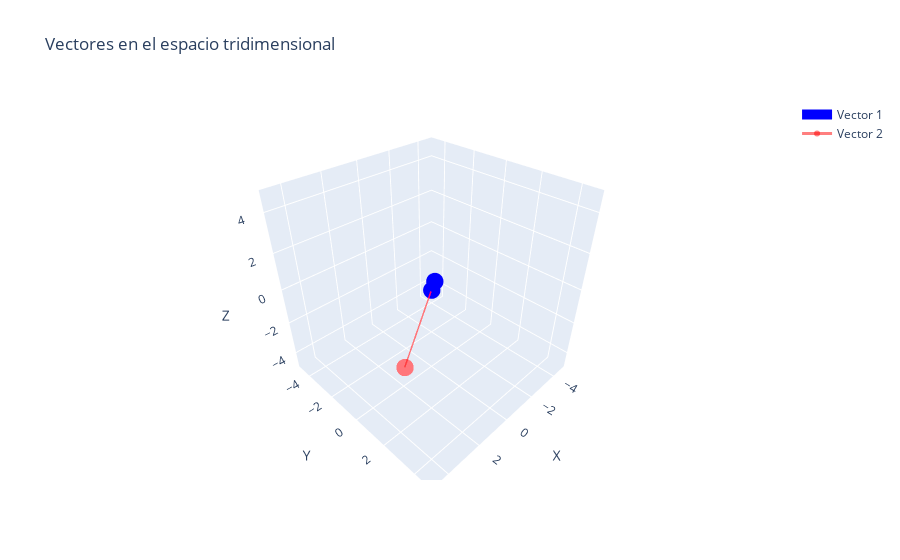

The cell this chart's notebook holds for it:
### Code cell
X = np.array([
  [-5, -4, 2],
  [-2, -2, 2],
  [4, 2, 2]
])

autovalores, autovectores = encontrar_autovalores_autovectores(X)
k=0
print('autovalor', np.round(autovalores[k]))
v_np = autovectores.T[k]
print('autovector unitario', v_np)
print('--------------')
v = -0.5*autovectores.T[k]
print('autovector', v)

Xv = X.dot(v)
print('vector transformado', Xv)

plot_3d_vectors(v, Xv)

### Figure 1 — Plotly figure (JSON) as saved in the notebook; plotly's stock layout.template omitted (floating-point values rounded to 4 significant figures)
{"data": [{"line": {"color": "blue", "width": 10}, "marker": {"size": 6}, "mode": "lines+markers", "name": "Vector 1", "type": "scatter3d", "x": [0, -0.4082], "y": [0, -0.2041], "z": [0, 0.2041]}, {"line": {"color": "rgba(255, 0, 0, 0.5)", "width": 3}, "marker": {"size": 6}, "mode": "lines+markers", "name": "Vector 2", "type": "scatter3d", "x": [0, 3.266], "y": [0, 1.633], "z": [0, -1.633]}], "layout": {"scene": {"aspectmode": "cube", "xaxis": {"range": [-5, 5], "title": {"text": "X"}}, "yaxis": {"range": [-5, 5], "title": {"text": "Y"}}, "zaxis": {"range": [-5, 5], "title": {"text": "Z"}}}, "title": {"text": "Vectores en el espacio tridimensional"}}}
